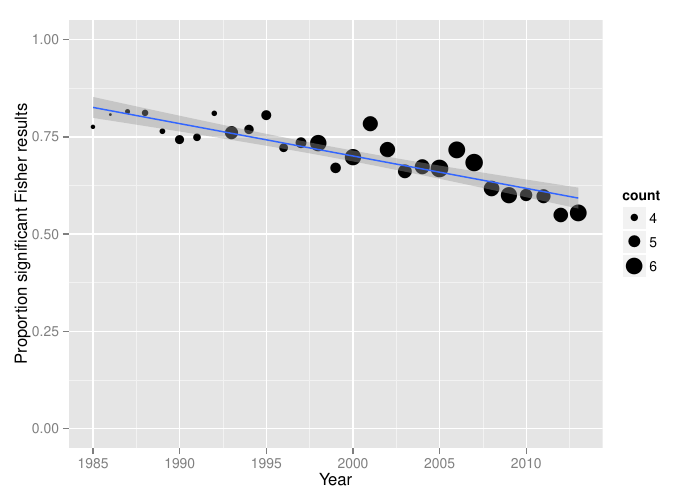

Recreate this plot in R.
# Set to project folder
# NOT figures folder
setwd(choose.dir())
if(!require(ggplot2)){install.packages('ggplot2')}
if(!require(plyr)){install.packages('plyr')}
library(ggplot2)
library(plyr)

load('figures/Fig6')

# Computing the number of significant Fisher results per year
# As proportion of all papers reporting nonsignificant results
fishDF$logicalP <- ifelse(fishDF$FisherP<.1, 1, 0)
fisherYear <- ddply(fishDF, .(year), summarise, propYear=mean(logicalP, na.rm=TRUE))

knsYear <- ddply(fishDF, .(year), summarise, kYear=mean(kRes, na.rm=TRUE))

mydf <- data.frame(x = fisherYear$year,
                   y = fisherYear$propYear,
                   count = knsYear$kYear)

ggplot(mydf, aes(x = x, y = y)) + geom_point(aes(size = count)) + ylim(0, 1) + geom_smooth(method="lm") +
  xlab("Year") + ylab("Proportion significant Fisher results")

ggsave(filename = 'figures/Fig6.png', plot = last_plot(), width = 7, height = 5)